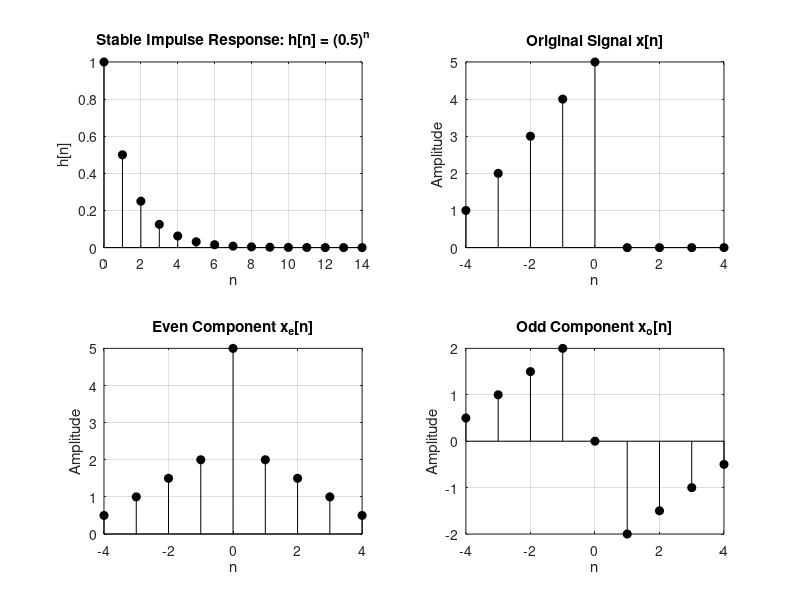

Here is the MATLAB script that generated this plot:
clc;
clear;
close all;

% 1. Linearity Verification: T{x} = 4*x
x1 = [1 2 3];
x2 = [4 5 6];
a = 2; b = 3;
lhs = 4 * (a*x1 + b*x2);
rhs = a*(4*x1) + b*(4*x2);
disp('Linearity test (T{x} = 4x):');
disp(isequal(lhs, rhs));

% 2. Time-Invariance: y[n] = 2*x[n]
n = 0:5;
x = [1 2 3 4 5 6];
k = 2;
y_delayed = [zeros(1, k), 2*x(1:end-k)];
x_delayed = [zeros(1, k), x(1:end-k)];
delayed_y = 2 * x_delayed;
disp('Time Invariance test:');
disp(isequal(y_delayed, delayed_y));

% 3. BIBO Stability: h[n] = (0.5)^n
n_inf = 0:100;
h = (0.5).^n_inf;
sum_h = sum(abs(h));
disp('BIBO Stability (Sum of |h[n]|):');
disp(sum_h);

% 4. Energy and Power Calculation
x_en = [1, -1, 2, -2, 3];
E = sum(abs(x_en).^2);
disp('Energy of aperiodic signal (Joules):');
disp(E);

N_per = 16;
n_per = 0:N_per-1;
x_p = 2 * sin(2*pi*n_per / N_per);
P = (1 / N_per) * sum(abs(x_p).^2);
disp('Power of periodic signal (Watts):');
disp(P);

% 5. Even and Odd Decomposition
n_seq = -4:4;
x_sig = [1 2 3 4 5 0 0 0 0];
x_rev = fliplr(x_sig);
x_even = 0.5 * (x_sig + x_rev);
x_odd  = 0.5 * (x_sig - x_rev);

% Energy conservation verification
E_orig = sum(abs(x_sig).^2);
E_even = sum(abs(x_even).^2);
E_odd  = sum(abs(x_odd).^2);
disp('E_orig vs (E_even + E_odd):');
disp([E_orig, E_even + E_odd]);

% Plotting
figure('Color', 'w');

subplot(2, 2, 1);
stem(n_inf(1:15), h(1:15), 'k', 'filled');
grid on;
title('Stable Impulse Response: h[n] = (0.5)^n');
xlabel('n');
ylabel('h[n]');

subplot(2, 2, 2);
stem(n_seq, x_sig, 'k', 'filled');
grid on;
title('Original Signal x[n]');
xlabel('n');
ylabel('Amplitude');

subplot(2, 2, 3);
stem(n_seq, x_even, 'k', 'filled');
grid on;
title('Even Component x_e[n]');
xlabel('n');
ylabel('Amplitude');

subplot(2, 2, 4);
stem(n_seq, x_odd, 'k', 'filled');
grid on;
title('Odd Component x_o[n]');
xlabel('n');
ylabel('Amplitude');
